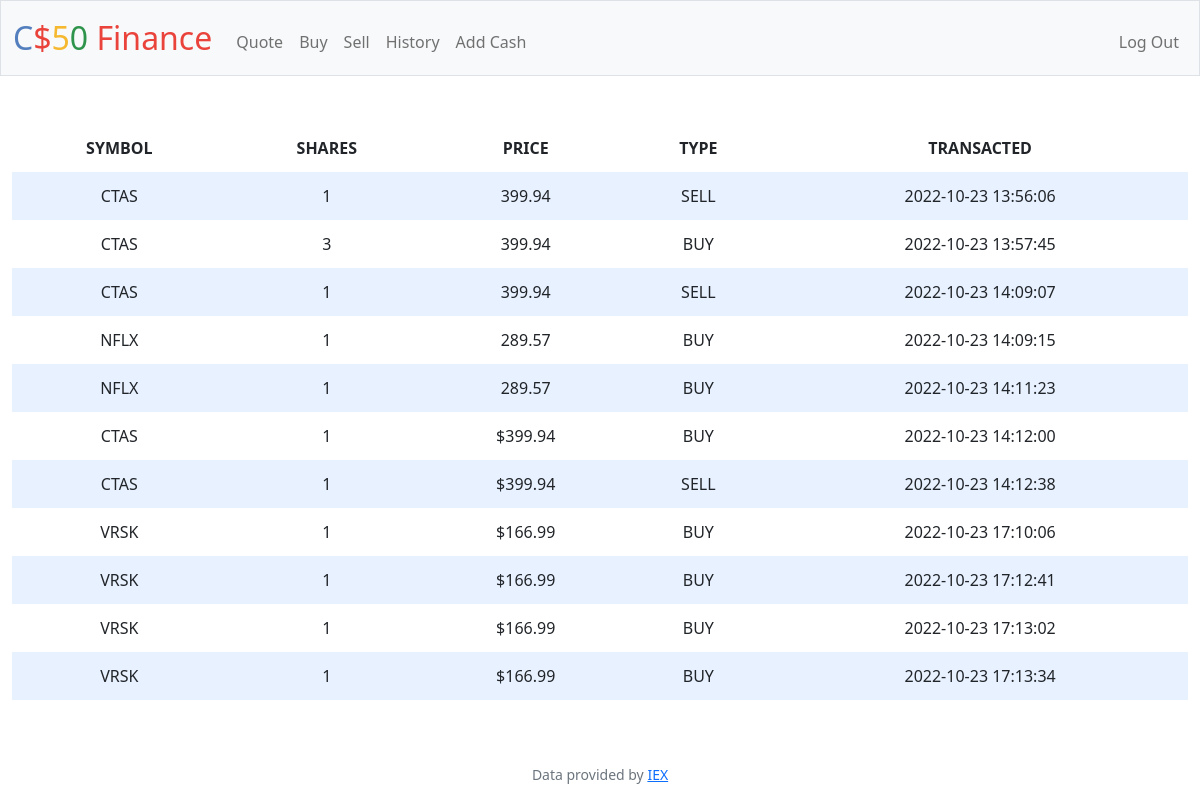
The page /history (signed in) on the database its author committed.
### tables this page shows
CREATE TABLE history (
        id INTEGER PRIMARY KEY AUTOINCREMENT NOT NULL,
        user_id INTEGER NOT NULL,
        symbol TEXT NOT NULL,
        shares INTEGER NOT NULL,
        price INTEGER NOT NULL,
        type TEXT NOT NULL,
        transacted TEXT NOT NULL
);

### app.py (the view)
@app.route("/history")
@login_required
def history():
    personal_hist = db.execute(
        "SELECT * FROM history WHERE user_id = ?;", session["user_id"])
    return render_template("history.html", personal_hist=personal_hist)

### app.py (called while the page is built)
@app.after_request
def after_request(response):
    response.headers["Cache-Control"] = "no-cache, no-store, must-revalidate"
    response.headers["Expires"] = 0
    response.headers["Pragma"] = "no-cache"
    return response

### helpers.py (called while the page is built)
def login_required(f):
    @wraps(f)
    def decorated_function(*args, **kwargs):
        if session.get("user_id") is None:
            return redirect("/login")
        return f(*args, **kwargs)
    return decorated_function

### templates/history.html (shortened to what this page needs)
{% extends "layout.html" %}
{% block main %}
<table>
    <thead>
        <tr>
            <th>SYMBOL</th>
            <th>SHARES</th>
            <th>PRICE</th>
            <th>TYPE</th>
            <th>TRANSACTED</th>
        </tr>
    </thead>
    <tbody>
        {% for hist in personal_hist %}
            <tr>
                <td>{{ hist.symbol }}</td>
                <td>{{ hist.shares }}</td>
                <td>{{ hist.price}}</td>
                <td>{{ hist.type }}</td>
                <td>{{ hist.transacted }}</td>
            </tr>
        {% endfor %}
    </tbody>
</table>
{% endblock %}

### static/styles.css (style rules this page uses)
table { background-color: transparent; margin-bottom: 1rem; width: 100%; }
table th, table td { padding: 0.75rem; vertical-align: middle; }
tbody tr:nth-of-type(odd) { background-color: rgb(179, 208, 255, 0.3) }

### rows shown on the page
history: symbol "CTAS", shares "1", price "399.94", type "SELL", transacted "2022-10-23 13:56:06"
history: symbol "CTAS", shares "3", price "399.94", type "BUY", transacted "2022-10-23 13:57:45"
history: symbol "CTAS", shares "1", price "399.94", type "SELL", transacted "2022-10-23 14:09:07"
history: symbol "NFLX", shares "1", price "289.57", type "BUY", transacted "2022-10-23 14:09:15"
history: symbol "NFLX", shares "1", price "289.57", type "BUY", transacted "2022-10-23 14:11:23"
history: symbol "CTAS", shares "1", price "$399.94", type "BUY", transacted "2022-10-23 14:12:00"
history: symbol "CTAS", shares "1", price "$399.94", type "SELL", transacted "2022-10-23 14:12:38"
history: symbol "VRSK", shares "1", price "$166.99", type "BUY", transacted "2022-10-23 17:10:06"
history: symbol "VRSK", shares "1", price "$166.99", type "BUY", transacted "2022-10-23 17:12:41"
history: symbol "VRSK", shares "1", price "$166.99", type "BUY", transacted "2022-10-23 17:13:02"
history: symbol "VRSK", shares "1", price "$166.99", type "BUY", transacted "2022-10-23 17:13:34"
